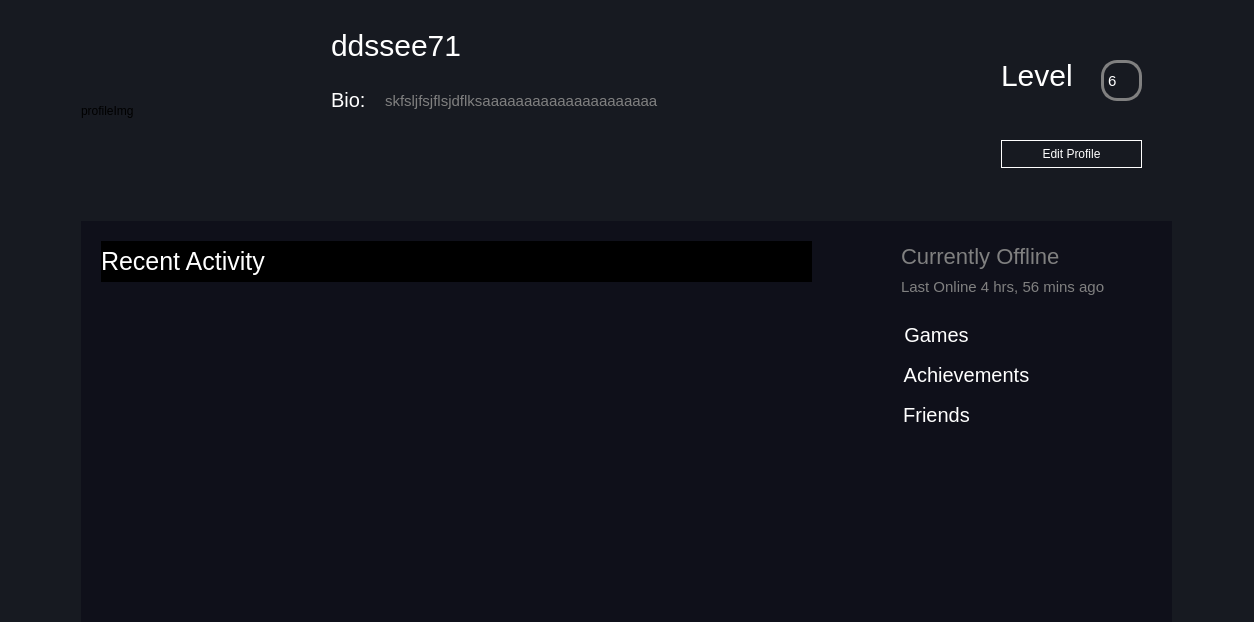
<?xml version="1.0" encoding="UTF-8"?>
<ui version="4.0">
 <class>Profile</class>
 <widget class="QWidget" name="Profile">
  <property name="enabled">
   <bool>true</bool>
  </property>
  <property name="geometry">
   <rect>
    <x>0</x>
    <y>0</y>
    <width>1254</width>
    <height>622</height>
   </rect>
  </property>
  <property name="windowTitle">
   <string>Profile</string>
  </property>
  <property name="styleSheet">
   <string notr="true">background-color: #171A21;</string>
  </property>
  <widget class="QScrollArea" name="scrollArea">
   <property name="geometry">
    <rect>
     <x>0</x>
     <y>0</y>
     <width>1254</width>
     <height>622</height>
    </rect>
   </property>
   <property name="styleSheet">
    <string notr="true">QScrollArea
{
	border: none;
}</string>
   </property>
   <property name="widgetResizable">
    <bool>true</bool>
   </property>
   <widget class="QWidget" name="scrollAreaWidgetContents">
    <property name="geometry">
     <rect>
      <x>0</x>
      <y>0</y>
      <width>1254</width>
      <height>622</height>
     </rect>
    </property>
    <widget class="QWidget" name="profileCard" native="true">
     <property name="geometry">
      <rect>
       <x>71</x>
       <y>0</y>
       <width>1111</width>
       <height>221</height>
      </rect>
     </property>
     <property name="styleSheet">
      <string notr="true">QWidget
{
	/*background: qlineargradient(x1:0, y1:0, x2:0, y2:1,
                stop:0 #2a475e, stop: 0.2 rgba(27, 50, 56, 0.9),
                stop:0.9 rgba(27, 50, 56, 0.9))*/
	background-image: url('D:/fucking uni/DB/project/profile_header_bg_texture.jpg');
}</string>
     </property>
     <widget class="QLabel" name="labelLevelNumber">
      <property name="geometry">
       <rect>
        <x>1030</x>
        <y>60</y>
        <width>41</width>
        <height>41</height>
       </rect>
      </property>
      <property name="styleSheet">
       <string notr="true">QLabel {
	width:28px;
	height:28px;
    border-width: 3px;        
  	border-style: solid;
	border-color: gray;
  	border-radius: 16px;
	font-size:15px;
	color:white;
	background-color:transparent;
}</string>
      </property>
      <property name="text">
       <string>6</string>
      </property>
     </widget>
     <widget class="QLabel" name="profileImg">
      <property name="geometry">
       <rect>
        <x>10</x>
        <y>10</y>
        <width>201</width>
        <height>201</height>
       </rect>
      </property>
      <property name="styleSheet">
       <string notr="true"/>
      </property>
      <property name="text">
       <string>profileImg</string>
      </property>
     </widget>
     <widget class="QLabel" name="labelName">
      <property name="geometry">
       <rect>
        <x>260</x>
        <y>20</y>
        <width>141</width>
        <height>51</height>
       </rect>
      </property>
      <property name="styleSheet">
       <string notr="true">QLabel
{
	font-size: 30px;
	color:white;
	background: none;
}</string>
      </property>
      <property name="text">
       <string>ddssee71</string>
      </property>
     </widget>
     <widget class="QLabel" name="labelBioEx">
      <property name="geometry">
       <rect>
        <x>310</x>
        <y>90</y>
        <width>281</width>
        <height>21</height>
       </rect>
      </property>
      <property name="styleSheet">
       <string notr="true">QLabel
{
	font-size: 15px;
	padding-top: 1px;
	color:gray;
	background: none;
}</string>
      </property>
      <property name="text">
       <string>skfsljfsjflsjdflksaaaaaaaaaaaaaaaaaaaaa</string>
      </property>
     </widget>
     <widget class="QLabel" name="labelBio">
      <property name="geometry">
       <rect>
        <x>260</x>
        <y>90</y>
        <width>41</width>
        <height>20</height>
       </rect>
      </property>
      <property name="styleSheet">
       <string notr="true">QLabel
{
	font-size: 20px;
	color:white;
	background: none;
}</string>
      </property>
      <property name="text">
       <string>Bio:</string>
      </property>
     </widget>
     <widget class="QLabel" name="labelLevel">
      <property name="enabled">
       <bool>true</bool>
      </property>
      <property name="geometry">
       <rect>
        <x>930</x>
        <y>60</y>
        <width>71</width>
        <height>31</height>
       </rect>
      </property>
      <property name="styleSheet">
       <string notr="true">QLabel
{
	font-size: 30px;
	color:white;
	background: none;
}</string>
      </property>
      <property name="text">
       <string>Level</string>
      </property>
     </widget>
     <widget class="QPushButton" name="btnEditProfile">
      <property name="geometry">
       <rect>
        <x>930</x>
        <y>140</y>
        <width>141</width>
        <height>28</height>
       </rect>
      </property>
      <property name="styleSheet">
       <string notr="true">QPushButton
{
	color:white;
	background: transparent;
	border: 1px solid white;
}</string>
      </property>
      <property name="text">
       <string>Edit Profile</string>
      </property>
     </widget>
    </widget>
    <widget class="QWidget" name="widget" native="true">
     <property name="geometry">
      <rect>
       <x>81</x>
       <y>221</y>
       <width>1091</width>
       <height>401</height>
      </rect>
     </property>
     <property name="styleSheet">
      <string notr="true">QWidget
{
	background-color: #0f101a;
}</string>
     </property>
     <widget class="QLabel" name="label">
      <property name="geometry">
       <rect>
        <x>20</x>
        <y>20</y>
        <width>711</width>
        <height>41</height>
       </rect>
      </property>
      <property name="styleSheet">
       <string notr="true">QLabel
{
	font-size: 25px;
	color: white;
	background-color: #000000;
}</string>
      </property>
      <property name="text">
       <string>Recent Activity</string>
      </property>
     </widget>
     <widget class="QLabel" name="label_2">
      <property name="geometry">
       <rect>
        <x>820</x>
        <y>20</y>
        <width>181</width>
        <height>31</height>
       </rect>
      </property>
      <property name="styleSheet">
       <string notr="true">QLabel
{
	color: gray;
	font-size: 22px;
}</string>
      </property>
      <property name="text">
       <string>Currently Offline</string>
      </property>
     </widget>
     <widget class="QLabel" name="label_3">
      <property name="geometry">
       <rect>
        <x>820</x>
        <y>50</y>
        <width>261</width>
        <height>31</height>
       </rect>
      </property>
      <property name="styleSheet">
       <string notr="true">QLabel
{
	color: gray;
	font-size: 15px;
}</string>
      </property>
      <property name="text">
       <string>Last Online 4 hrs, 56 mins ago</string>
      </property>
     </widget>
     <widget class="QPushButton" name="pushButton">
      <property name="geometry">
       <rect>
        <x>820</x>
        <y>100</y>
        <width>71</width>
        <height>28</height>
       </rect>
      </property>
      <property name="styleSheet">
       <string notr="true">QPushButton
{
	color: white;
	font-size: 20px;
	border: none;
	background-color: transparent;
}
QPushButton:hover
{
	text-decoration: underline;
}</string>
      </property>
      <property name="text">
       <string>Games</string>
      </property>
     </widget>
     <widget class="QPushButton" name="pushButton_2">
      <property name="geometry">
       <rect>
        <x>820</x>
        <y>140</y>
        <width>131</width>
        <height>28</height>
       </rect>
      </property>
      <property name="styleSheet">
       <string notr="true">QPushButton
{
	color: white;
	font-size: 20px;
	border: none;
	background-color: transparent;
}
QPushButton:hover
{
	text-decoration: underline;
}</string>
      </property>
      <property name="text">
       <string>Achievements</string>
      </property>
     </widget>
     <widget class="QListWidget" name="listGames">
      <property name="geometry">
       <rect>
        <x>20</x>
        <y>80</y>
        <width>711</width>
        <height>311</height>
       </rect>
      </property>
      <property name="styleSheet">
       <string notr="true">QListWidget
{
	border:none;
}
QListWidget::item
 {
 	margin-bottom: 10px;
}</string>
      </property>
     </widget>
     <widget class="QPushButton" name="pushButton_3">
      <property name="geometry">
       <rect>
        <x>820</x>
        <y>180</y>
        <width>71</width>
        <height>28</height>
       </rect>
      </property>
      <property name="styleSheet">
       <string notr="true">QPushButton
{
	color: white;
	font-size: 20px;
	border: none;
	background-color: transparent;
}
QPushButton:hover
{
	text-decoration: underline;
}</string>
      </property>
      <property name="text">
       <string>Friends</string>
      </property>
     </widget>
     <widget class="QListWidget" name="listFriend">
      <property name="geometry">
       <rect>
        <x>820</x>
        <y>220</y>
        <width>256</width>
        <height>161</height>
       </rect>
      </property>
      <property name="styleSheet">
       <string notr="true">QListWidget
{
	border:none;
}
QListWidget::item
 {
 	margin-bottom: 10px;
}</string>
      </property>
     </widget>
    </widget>
   </widget>
  </widget>
 </widget>
 <resources/>
 <connections/>
</ui>
